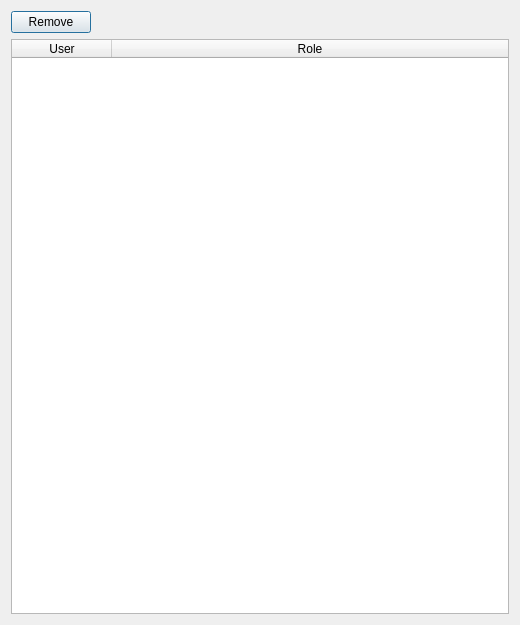
<?xml version="1.0" encoding="UTF-8"?>
<ui version="4.0">
 <class>Dialog</class>
 <widget class="QDialog" name="Dialog">
  <property name="geometry">
   <rect>
    <x>0</x>
    <y>0</y>
    <width>520</width>
    <height>625</height>
   </rect>
  </property>
  <property name="windowTitle">
   <string>UserManager</string>
  </property>
  <layout class="QVBoxLayout" name="verticalLayout">
   <item>
    <layout class="QHBoxLayout" name="horizontalLayout">
     <item>
      <widget class="QPushButton" name="remove_button">
       <property name="text">
        <string>Remove</string>
       </property>
      </widget>
     </item>
     <item>
      <spacer name="horizontalSpacer">
       <property name="orientation">
        <enum>Qt::Horizontal</enum>
       </property>
       <property name="sizeHint" stdset="0">
        <size>
         <width>40</width>
         <height>20</height>
        </size>
       </property>
      </spacer>
     </item>
    </layout>
   </item>
   <item>
    <widget class="QTableWidget" name="users_table">
     <attribute name="horizontalHeaderShowSortIndicator" stdset="0">
      <bool>false</bool>
     </attribute>
     <attribute name="horizontalHeaderStretchLastSection">
      <bool>true</bool>
     </attribute>
     <column>
      <property name="text">
       <string>User</string>
      </property>
     </column>
     <column>
      <property name="text">
       <string>Role</string>
      </property>
     </column>
    </widget>
   </item>
  </layout>
 </widget>
 <resources/>
 <connections/>
</ui>
